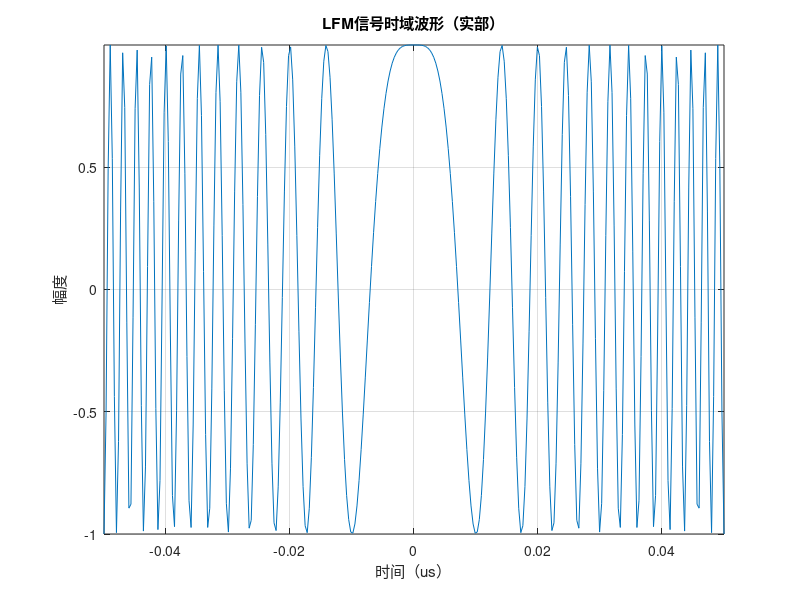
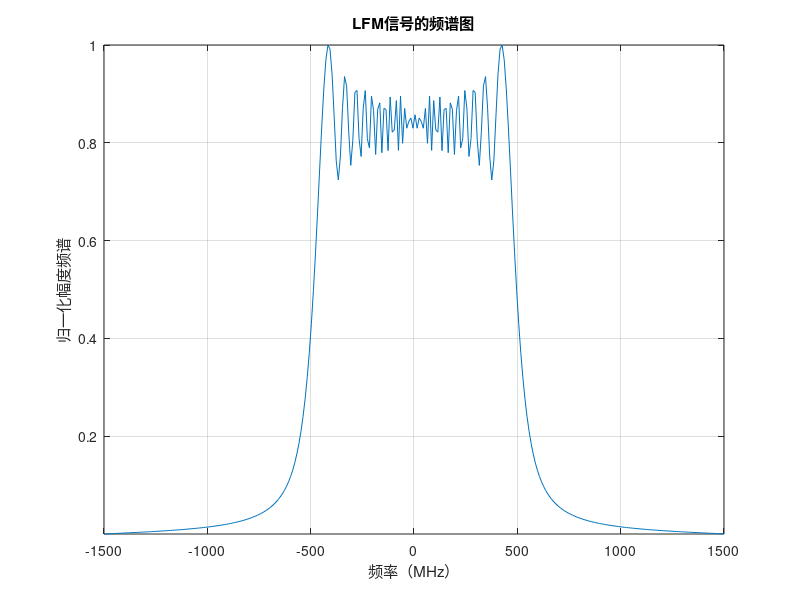

The MATLAB source for these figures, in order: (Note: this script raises an error after producing the figures.)
%%%%%%%%% 线性调频信号LFM的时频特性和模糊特性 %%%%%%%%

% @Author:37yuany

% @Time:2021/4/21

%% 1.LFM时域波形

clc; clear; close all;

tic

f0 = 0; %雷达中心频率

T = 1e-7;%脉宽

B = 1e9; %带宽

fs = 3*B;

Ts = 1/fs;

N = T/Ts;

k = B/T;

t = linspace(-T/2,T/2,N);

y = 1*exp(1j*(2*pi*f0*t + pi*k*t.^2));

figure;

plot(t*1e6,real(y));xlabel('时间（us）');ylabel('幅度');

title('LFM信号时域波形（实部）');

grid on; axis tight;

%% 2.LFM频谱图

Sf = fftshift(fft(y));

f = linspace(-fs/2,fs/2,N);

figure(2);

plot(f*1e-6,abs(Sf)./max(max(abs(Sf))));

xlabel('频率（MHz）')

ylabel('归一化幅度频谱');

title('LFM信号的频谱图');

grid on;axis tight;

%% 3.LFM的模糊函数

Grid = 1000;

t = -T:T/Grid:T;

f = -B:B/Grid:B;

[tau,fd]=meshgrid(t,f);

var1=T-abs(tau);

var2=pi*(fd-k*tau).*var1;

var2=var2+eps;

amf=abs(sin(var2)./var2.*var1/T);

amf=amf/max(max(amf));

var3=pi*k*tau.*var1;

taul=abs(sin(var3)./var3.*var1);

taul=taul/max(max(taul));

mul=T.*abs(sin(pi*fd.*T)./(pi*fd.*T));

mul=mul/max(max(mul));

figure

mesh(tau.*1e6,fd*1e-6,amf);

xlabel ('时延（us）');ylabel ('多普勒频率（MHz）');zlabel ('归一化幅度');

title('LFM信号三维模糊函数');

grid on;axis tight;

figure

contour(tau.*1e6,fd*1e-6,amf);

xlabel ('时延（us）');ylabel ('多普勒频率（MHz）');

title('LFM信号等高图');

grid on;axis tight;

figure

plot(fd.*1e-6,mul(:,Grid+1))

xlabel ('多普勒频率（MHz）');ylabel ('归一化幅度');

title('LFM信号速度切面图');

grid;axis tight;

figure

plot(t.*1e6,taul(Grid+1,:));

xlabel ('时延（us）');ylabel ('归一化幅度');

title('LFM信号距离切面图');

grid on;axis tight;

toc
